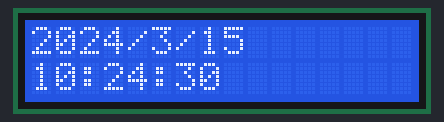
Simulated run of this sketch. Board: ESP32. On the bench: 16×2 character LCD. Wiring (inferred from the names in the program): DS1307 clock at I2C address 0x68. The local clock reads 2024-03-15 10:24:30 at power-on unless the sketch sets it; what the sketch prints to the serial monitor is not drawn.

Above: at 0.1 s.
At 4.2 s:
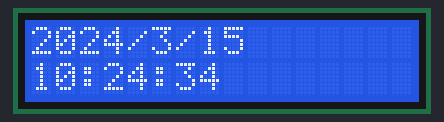
At 9.3 s:
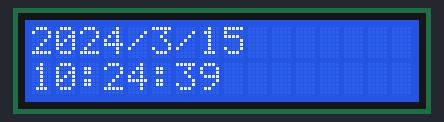
At 19.5 s:
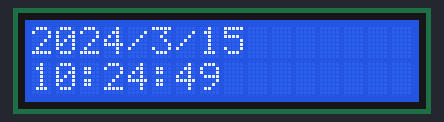
At 28.7 s:
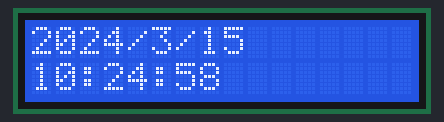
At 38.9 s:
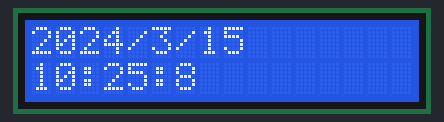

Measured:
- what the display in image 1 shows lasts 1.0 s, from 4.2 s to 5.2 s

The sketch:

Lab_5.ino
```cpp
// lab5.1
// #include <Adafruit_PCF8574.h>
// /* Example for 1 output LED that is connected from power to the GPIO expander pin #7
//  * Note the LEDs must be connected with the CATHODES to the expander, to SINK current!
//  * The PCF8574 cannot SOURCE current!
//  */

// #define PCF8574_Address 0x20

// Adafruit_PCF8574 pcf;
// void setup() {
//   Serial.begin(9600);
//   Serial.println("Adafruit PCF8574 LED blink test");
//   if (!pcf.begin(PCF8574_Address, &Wire)) {
//     Serial.println("Couldn't find PCF8574");
//   }
//   pcf.pinMode(7, OUTPUT);
//   pcfpinMode(0.INPUT);
// }
// void loop() {
//   if(pcf.digitalRead(0)==HIGH){
//       pcf.digitalWrite(7, LOW);  // turn LED on by sinking current to ground

//   }else{
//         pcf.digitalWrite(7, HIGH); // turn LED off by turning off sinking transistor

//   }
// }


//lab 5.2
// #include <Adafruit_I2CDevice.h>

// #define PCF8574_Address 0x20

// Adafruit_I2CDevice i2c_dev = Adafruit_I2CDevice(PCF8574_Address);
// uint8_t buffer[32];

// void setup() {

//   Serial.begin(9600);
//   Serial.println("I2C address detection test");
//   if (!i2c_dev.begin()) {
//     Serial.print("Did not find device at 0x");
//     Serial.println(i2c_dev.address(), HEX);
//     while (1);
//   }
//   Serial.print("Device found on address 0x");
//   Serial.println(i2c_dev.address(), HEX);

//   // Config PCF8574
//   buffer[0]=0;               // config all pins to output
//   i2c_dev.write(buffer,1);   // send the config to PCF8574

// }
// void loop() {

//   i2c_dev.read(buffer,1);
//   Serial.println(buffer[0]);
//   if(buffer[0] == 1 || buffer[0] == 129){ //buffer[0] & 0b00000001
//     buffer[0]=0b00000000;   // set bit 7 to low
//     i2c_dev.write(buffer,1);  // turn on LED
//   }else{
//     buffer[0]=0b10000000;   // set bit 7 to high
//     i2c_dev.write(buffer,1);  // turn off LED
//   }

// }

//lab5.3.1

// #include <RTClib.h>

// RTC_DS1307 rtc;

// char daysOfWeek[7][12] = {
//   "Sunday",
//   "Monday",
//   "Tuesday",
//   "Wednesday",
//   "Thursday",
//   "Friday",
//   "Saturday"
// };

// void setup () {
//   Serial.begin(9600);
//   if (! rtc.begin()) {
//     Serial.println("RTC module is NOT found");
//     Serial.flush();
//     while (1);
//   }
//   // automatically sets the RTC to the date & time on PC this sketch was compiled
//   rtc.adjust(DateTime(F(__DATE__), F(__TIME__)));
//   // manually sets the RTC with an explicit date & time, for example to set
//   // January 21, 2021 at 3am you would call:
//   // rtc.adjust(DateTime(2021, 1, 21, 3, 0, 0));
// }

// void loop () {
//   DateTime now = rtc.now();
//   Serial.print("ESP32 RTC Date Time: ");
//   Serial.print(now.year(), DEC);
//   Serial.print('/');
//   Serial.print(now.month(), DEC);
//   Serial.print('/');
//   Serial.print(now.day(), DEC);
//   Serial.print(" (");
//   Serial.print(daysOfWeek[now.dayOfTheWeek()]);
//   Serial.print(") ");
//   Serial.print(now.hour(), DEC);
//   Serial.print(':');
//   Serial.print(now.minute(), DEC);
//   Serial.print(':');
//   Serial.println(now.second(), DEC);

//   delay(1000); // delay 1 seconds
// }


//lab5.3.2

// #include <RTClib.h>
// #include <LCD_I2C.h>

// #include <string>

// LCD_I2C lcd(0x27, 16, 2);
// RTC_DS1307 rtc;

// char daysOfWeek[7][12] = {
//   "Sunday",
//   "Monday",
//   "Tuesday",
//   "Wednesday",
//   "Thursday",
//   "Friday",
//   "Saturday"
// };

// void setup () {
//   Serial.begin(9600);
//   if (! rtc.begin()) {
//     Serial.println("RTC module is NOT found");
//     Serial.flush();
//     while (1);
//   }
//   // automatically sets the RTC to the date & time on PC this sketch was compiled
//   rtc.adjust(DateTime(F(__DATE__), F(__TIME__)));
//   // manually sets the RTC with an explicit date & time, for example to set
//   // January 21, 2021 at 3am you would call:
//   // rtc.adjust(DateTime(2021, 1, 21, 3, 0, 0));
//   lcd.begin();
//   lcd.backlight();
// }

// void loop () {
//     DateTime now = rtc.now();
// //   Se.print("ESP32 RTC Date Time: ");
//   lcd.print(now.year(), DEC);
//    lcd.print('/');
//   lcd.print(now.month(), DEC);
//   lcd.print('/');
//   lcd.print(now.day(), DEC);
//   lcd.setCursor(0, 1); // col 0 line 1
//   // lcd.print(" (");
//   // lcd.print(daysOfWeek[now.dayOfTheWeek()]);
//   // lcd.print(") ");
//   lcd.print(now.hour(), DEC);
//   lcd.print(':');
//   lcd.print(now.minute(), DEC);
//   lcd.print(':');
//   lcd.print(now.second(), DEC);
//   delay(1000); // delay 1 seconds
//     lcd.clear();

// }


//lab5.4
#include <Adafruit_I2CDevice.h>
#include <LCD_I2C.h>

LCD_I2C lcd(0x27, 16, 2);

#define I2C_ADDRESS 0x68
Adafruit_I2CDevice i2c_dev = Adafruit_I2CDevice(I2C_ADDRESS);


void setup() {
  // while (!Serial) { delay(10); }
  Serial.begin(115200);
  Serial.println("I2C device read and write test");

  lcd.begin();
  lcd.backlight();
  i2c_dev.begin();

}

void loop() {
  Serial.print("Device found on address 0x");
  Serial.println(i2c_dev.address(), HEX);
  uint8_t buffer[32];
  for (uint8_t i=0; i<8; i++) {
    buffer[i] = 0;
  }
  // Try to read 32 bytes
  i2c_dev.write_then_read(buffer, 1, buffer, 8);
  // Serial.print("Read: ");
  for (uint8_t i=0; i<8; i++) {
    Serial.print("0x");
    Serial.print(buffer[i], HEX);
    Serial.println("");
  }
  Serial.println();

  // read a register by writing first, then reading
  // buffer[0] = 0x0C;  // we'll reuse the same buffer
  // i2c_dev.write_then_read(buffer, 1, buffer, 2, false);
  // Serial.print("Write then Read: ");
  // for (uint8_t i=0; i<2; i++) {
  //   Serial.print("0x"); Serial.print(buffer[i], BIN); Serial.print(", ");
  // }

  lcd.print("20");
  lcd.print(buffer[6], HEX);
  lcd.print("/");
  lcd.print(buffer[5], HEX);
  lcd.print("/");
  lcd.print(buffer[4], HEX);
  lcd.setCursor(0, 1);
  lcd.print(buffer[2], HEX);
  lcd.print(":");
  lcd.print(buffer[1], HEX);
  lcd.print(":");
  lcd.print(buffer[0], HEX);


  delay(1000);
  lcd.clear();
}
```
